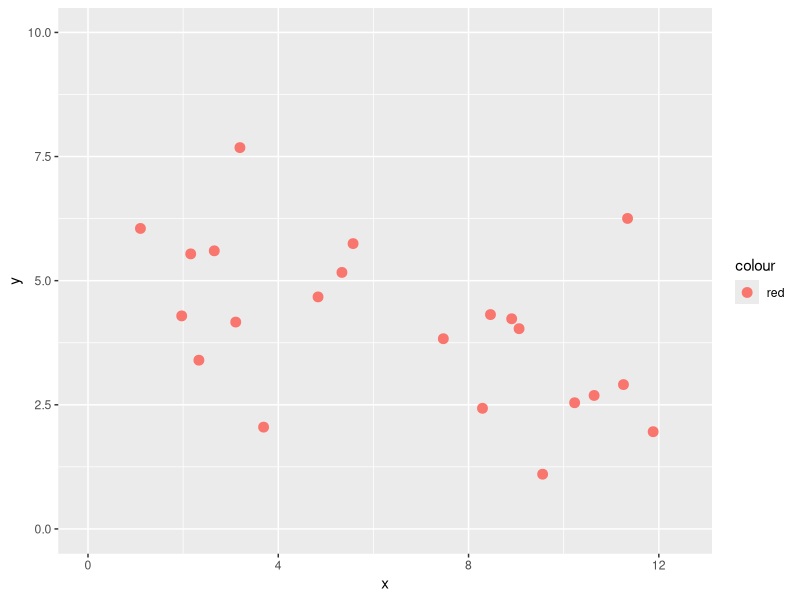
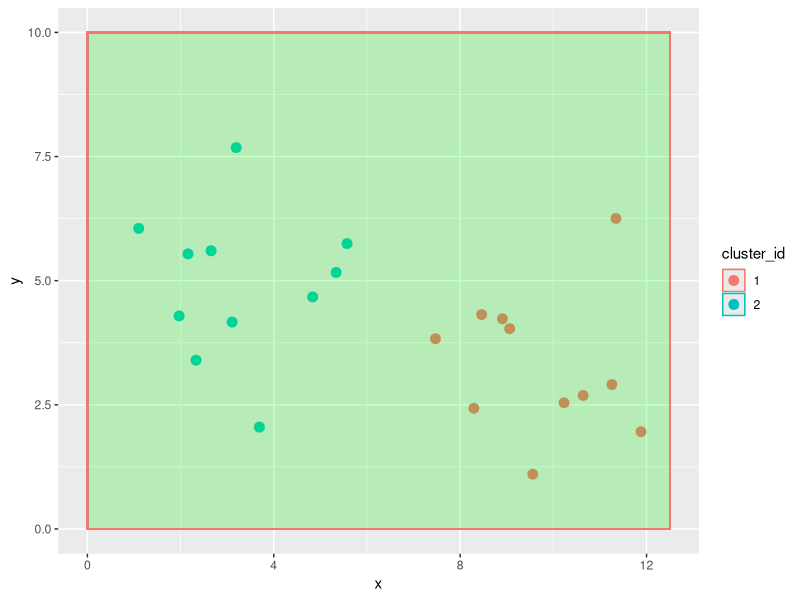

The R script that drew these images, in order:
library(ggplot2)
library(data.table)
library(magrittr)

set.seed(123)
players <-  11
SD      <- 1.5

data <-
  rbind(
    data.table(
      x = rnorm(n = players, mean = 3, sd = SD),
      y = rnorm(n = players, mean = 5, sd = SD)
    ),
    data.table(
      x = rnorm(n = players, mean = 10, sd = SD),
      y = rnorm(n = players, mean = 3 , sd = SD)
    )
  )

ggplot(data, aes(x=x, y=y, color = "red"), shape = 4) +
  geom_point(alpha = 1.00, size=3) +
  xlab("x") +
  ylab("y") +
  xlim(0, 12.5) +
  ylim(0, 10)

km.out <- kmeans(data, centers = 2, nstart = 20)
km.out

data$cluster_id <- factor(km.out$cluster)

ggplot(data, aes(x=x, y=y, color = cluster_id), shape = 4) +
  geom_point(alpha = 1.00, size = 3) +
  xlab("x") +
  ylab("y") +
  geom_rect(
    aes(
      xmin=0, xmax=12.5,
      ymin=0, ymax=10
      ),
    fill="green", alpha =0.01) +
  xlim(0, 12.5) +
  ylim(0, 10)
